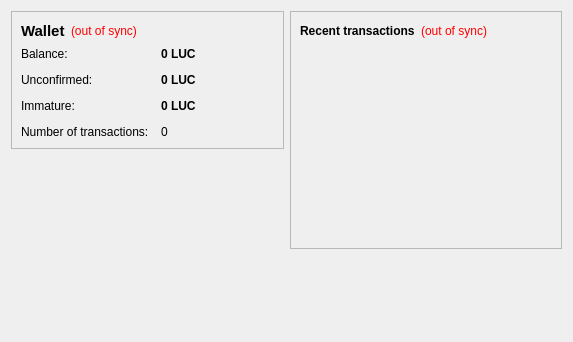
<?xml version="1.0" encoding="UTF-8"?>
<ui version="4.0">
 <class>OverviewPage</class>
 <widget class="QWidget" name="OverviewPage">
  <property name="geometry">
   <rect>
    <x>0</x>
    <y>0</y>
    <width>573</width>
    <height>342</height>
   </rect>
  </property>
  <property name="windowTitle">
   <string>Form</string>
  </property>
  <layout class="QHBoxLayout" name="horizontalLayout" stretch="1,1">
   <item>
    <layout class="QVBoxLayout" name="verticalLayout_2">
     <item>
      <widget class="QFrame" name="frame">
       <property name="frameShape">
        <enum>QFrame::StyledPanel</enum>
       </property>
       <property name="frameShadow">
        <enum>QFrame::Raised</enum>
       </property>
       <layout class="QVBoxLayout" name="verticalLayout_4">
        <item>
         <layout class="QHBoxLayout" name="horizontalLayout_4">
          <item>
           <widget class="QLabel" name="label_5">
            <property name="font">
             <font>
              <pointsize>11</pointsize>
              <weight>75</weight>
              <bold>true</bold>
             </font>
            </property>
            <property name="text">
             <string>Wallet</string>
            </property>
           </widget>
          </item>
          <item>
           <widget class="QLabel" name="labelWalletStatus">
            <property name="toolTip">
             <string>The displayed information may be out of date. Your wallet automatically synchronizes with the lunarcoin network after a connection is established, but this process has not completed yet.</string>
            </property>
            <property name="styleSheet">
             <string notr="true">QLabel { color: red; }</string>
            </property>
            <property name="text">
             <string notr="true">(out of sync)</string>
            </property>
            <property name="alignment">
             <set>Qt::AlignLeading|Qt::AlignLeft|Qt::AlignVCenter</set>
            </property>
           </widget>
          </item>
          <item>
           <spacer name="horizontalSpacer_2">
            <property name="orientation">
             <enum>Qt::Horizontal</enum>
            </property>
            <property name="sizeHint" stdset="0">
             <size>
              <width>40</width>
              <height>20</height>
             </size>
            </property>
           </spacer>
          </item>
         </layout>
        </item>
        <item>
         <layout class="QFormLayout" name="formLayout_2">
          <property name="fieldGrowthPolicy">
           <enum>QFormLayout::AllNonFixedFieldsGrow</enum>
          </property>
          <property name="horizontalSpacing">
           <number>12</number>
          </property>
          <property name="verticalSpacing">
           <number>12</number>
          </property>
          <item row="0" column="0">
           <widget class="QLabel" name="label">
            <property name="text">
             <string>Balance:</string>
            </property>
           </widget>
          </item>
          <item row="0" column="1">
           <widget class="QLabel" name="labelBalance">
            <property name="font">
             <font>
              <weight>75</weight>
              <bold>true</bold>
             </font>
            </property>
            <property name="cursor">
             <cursorShape>IBeamCursor</cursorShape>
            </property>
            <property name="toolTip">
             <string>Your current balance</string>
            </property>
            <property name="text">
             <string notr="true">0 LUC</string>
            </property>
            <property name="textInteractionFlags">
             <set>Qt::LinksAccessibleByMouse|Qt::TextSelectableByKeyboard|Qt::TextSelectableByMouse</set>
            </property>
           </widget>
          </item>
          <item row="1" column="0">
           <widget class="QLabel" name="label_3">
            <property name="text">
             <string>Unconfirmed:</string>
            </property>
           </widget>
          </item>
          <item row="1" column="1">
           <widget class="QLabel" name="labelUnconfirmed">
            <property name="font">
             <font>
              <weight>75</weight>
              <bold>true</bold>
             </font>
            </property>
            <property name="cursor">
             <cursorShape>IBeamCursor</cursorShape>
            </property>
            <property name="toolTip">
             <string>Total of transactions that have yet to be confirmed, and do not yet count toward the current balance</string>
            </property>
            <property name="text">
             <string notr="true">0 LUC</string>
            </property>
            <property name="textInteractionFlags">
             <set>Qt::LinksAccessibleByMouse|Qt::TextSelectableByKeyboard|Qt::TextSelectableByMouse</set>
            </property>
           </widget>
          </item>
          <item row="3" column="0">
           <widget class="QLabel" name="label_2">
            <property name="text">
             <string>Number of transactions:</string>
            </property>
           </widget>
          </item>
          <item row="3" column="1">
           <widget class="QLabel" name="labelNumTransactions">
            <property name="toolTip">
             <string>Total number of transactions in wallet</string>
            </property>
            <property name="text">
             <string notr="true">0</string>
            </property>
           </widget>
          </item>
          <item row="2" column="0">
           <widget class="QLabel" name="labelImmatureText">
            <property name="text">
             <string>Immature:</string>
            </property>
           </widget>
          </item>
          <item row="2" column="1">
           <widget class="QLabel" name="labelImmature">
            <property name="font">
             <font>
              <weight>75</weight>
              <bold>true</bold>
             </font>
            </property>
            <property name="toolTip">
             <string>Mined balance that has not yet matured</string>
            </property>
            <property name="text">
             <string notr="true">0 LUC</string>
            </property>
            <property name="textInteractionFlags">
             <set>Qt::LinksAccessibleByMouse|Qt::TextSelectableByKeyboard|Qt::TextSelectableByMouse</set>
            </property>
           </widget>
          </item>
         </layout>
        </item>
       </layout>
      </widget>
     </item>
     <item>
      <spacer name="verticalSpacer">
       <property name="orientation">
        <enum>Qt::Vertical</enum>
       </property>
       <property name="sizeHint" stdset="0">
        <size>
         <width>20</width>
         <height>40</height>
        </size>
       </property>
      </spacer>
     </item>
    </layout>
   </item>
   <item>
    <layout class="QVBoxLayout" name="verticalLayout_3">
     <item>
      <widget class="QFrame" name="frame_2">
       <property name="frameShape">
        <enum>QFrame::StyledPanel</enum>
       </property>
       <property name="frameShadow">
        <enum>QFrame::Raised</enum>
       </property>
       <layout class="QVBoxLayout" name="verticalLayout">
        <item>
         <layout class="QHBoxLayout" name="horizontalLayout_2">
          <item>
           <widget class="QLabel" name="label_4">
            <property name="text">
             <string>&lt;b&gt;Recent transactions&lt;/b&gt;</string>
            </property>
           </widget>
          </item>
          <item>
           <widget class="QLabel" name="labelTransactionsStatus">
            <property name="toolTip">
             <string>The displayed information may be out of date. Your wallet automatically synchronizes with the lunarcoin network after a connection is established, but this process has not completed yet.</string>
            </property>
            <property name="styleSheet">
             <string notr="true">QLabel { color: red; }</string>
            </property>
            <property name="text">
             <string notr="true">(out of sync)</string>
            </property>
            <property name="alignment">
             <set>Qt::AlignRight|Qt::AlignTrailing|Qt::AlignVCenter</set>
            </property>
           </widget>
          </item>
          <item>
           <spacer name="horizontalSpacer">
            <property name="orientation">
             <enum>Qt::Horizontal</enum>
            </property>
            <property name="sizeHint" stdset="0">
             <size>
              <width>40</width>
              <height>20</height>
             </size>
            </property>
           </spacer>
          </item>
         </layout>
        </item>
        <item>
         <widget class="QListView" name="listTransactions">
          <property name="styleSheet">
           <string notr="true">QListView { background: transparent; }</string>
          </property>
          <property name="frameShape">
           <enum>QFrame::NoFrame</enum>
          </property>
          <property name="verticalScrollBarPolicy">
           <enum>Qt::ScrollBarAlwaysOff</enum>
          </property>
          <property name="horizontalScrollBarPolicy">
           <enum>Qt::ScrollBarAlwaysOff</enum>
          </property>
          <property name="selectionMode">
           <enum>QAbstractItemView::NoSelection</enum>
          </property>
         </widget>
        </item>
       </layout>
      </widget>
     </item>
     <item>
      <spacer name="verticalSpacer_2">
       <property name="orientation">
        <enum>Qt::Vertical</enum>
       </property>
       <property name="sizeHint" stdset="0">
        <size>
         <width>20</width>
         <height>40</height>
        </size>
       </property>
      </spacer>
     </item>
    </layout>
   </item>
  </layout>
 </widget>
 <resources/>
 <connections/>
</ui>
